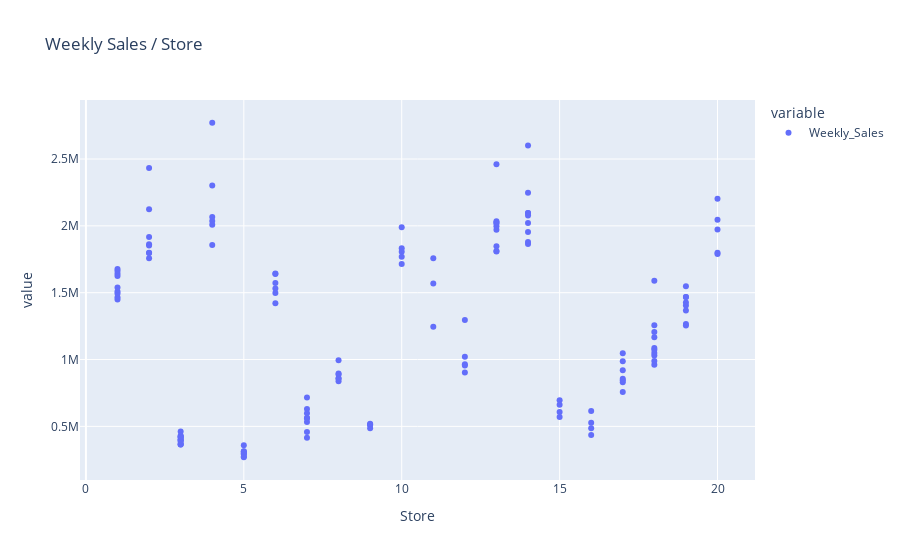

Notebook cell for this chart:
### Code cell
fig = px.scatter(df, x='Store', y=['Weekly_Sales'], title='Weekly Sales / Store')
fig.show()

### Figure 1 — Plotly figure (JSON) as saved in the notebook; plotly's stock layout.template omitted (floating-point values rounded to 4 significant figures; data arrays with more than 128 entries replaced by an {"elided": "..."} marker saying what was removed)
{"data": [{"hovertemplate": "variable=Weekly_Sales<br>Store=%{x}<br>value=%{y}<extra></extra>", "legendgroup": "Weekly_Sales", "marker": {"color": "#636efa", "symbol": "circle"}, "mode": "markers", "name": "Weekly_Sales", "orientation": "v", "showlegend": true, "type": "scatter", "x": {"elided": "136 int values"}, "xaxis": "x", "y": {"elided": "136 float values"}, "yaxis": "y"}], "layout": {"legend": {"title": {"text": "variable"}, "tracegroupgap": 0}, "title": {"text": "Weekly Sales / Store"}, "xaxis": {"anchor": "y", "domain": [0, 1], "title": {"text": "Store"}}, "yaxis": {"anchor": "x", "domain": [0, 1], "title": {"text": "value"}}}}
